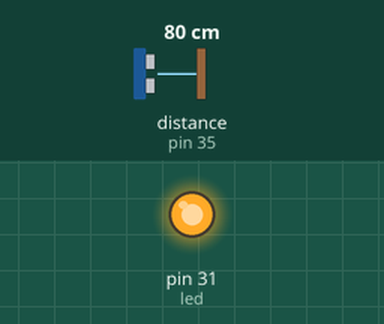
A program run on a simulated Raspberry Pi (header pin numbers). On the bench: output pins drawn as LEDs (lit = HIGH). Dashed ring = blinking. The test bench sets the inputs (shaded band); at power-on: distance to the obstacle (sensor on pin 35) 80 cm. The echo pulse lasts 58.3 µs per cm; threads take turns every 2 ms; the clock reads 2024-03-15 10:24:30 at power-on unless the program sets it; pins used as bus, display or sensor lines are not drawn; what the program prints to the terminal is not drawn.

Above: at 1.2 s.
1.3 s: distance to the obstacle (sensor on pin 35) set to 22 cm
4.3 s: distance to the obstacle (sensor on pin 35) set to 18 cm
5.8 s: distance to the obstacle (sensor on pin 35) set to 299 cm
7.3 s: distance to the obstacle (sensor on pin 35) set to 2 cm
At 8.16 s:
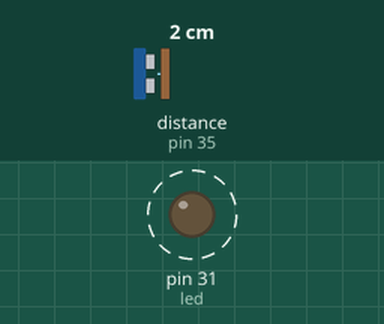
Timing chart, 0 to 11.3 s (numbered marks = the images above; inputs shaded):
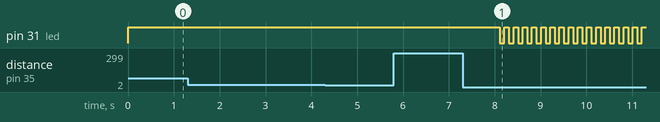

Measured:
- after the input at 1.3 s, every drawn part: stays the same
- after the input at 4.3 s, every drawn part: stays the same
- after the input at 5.8 s, every drawn part: stays the same
- after the input at 7.3 s, pin 31 (led): alternates HIGH for 0.10 s and LOW for 0.10 s, starting after 0.81 s

The program:

detect_len.py
```python
import RPi.GPIO as GPIO
import time
import threading

# 设置 GPIO 模式为 BOARD 模式
GPIO.setmode(GPIO.BOARD)

# 定义端口号
trig = 33
echo = 35
led = 31

# 设置输入和输出端口
GPIO.setup(trig, GPIO.OUT)
GPIO.setup(echo, GPIO.IN)
GPIO.setup(led, GPIO.OUT)  # 设置 LED 为输出端口

def blink_led():
    while True:
        # 读取共享的 blink_delay 值，调整 LED 的闪烁
        if 'blink_delay' in globals():
            delay = blink_delay
            if delay < 2:
                GPIO.output(led, True)  # 打开 LED
                time.sleep(delay)       # 等待指定时间
                GPIO.output(led, False) # 关闭 LED
                time.sleep(delay)       # 等待指定时间
            else:
                GPIO.output(led, True)  # 打开 LED
                time.sleep(delay)       # 如果延迟过长，保持打开状态

def measure_distance():
    global blink_delay  # 声明为全局变量
    while True:
        # 发送 10 微秒的高电平信号
        GPIO.output(trig, True)
        time.sleep(0.000015)
        GPIO.output(trig, False)

        # 等待回声信号
        while GPIO.input(echo) == 0:
            pulse_start = time.time()

        while GPIO.input(echo) == 1:
            pulse_end = time.time()

        # 计算脉冲持续时间
        pulse_duration = pulse_end - pulse_start

        # 声音在空气中的速度约为34300 cm/s，计算距离
        distance = pulse_duration * 17150  # 17150 = 34300 cm/s / 2
        distance = round(distance, 2)  # 四舍五入到两位小数
        print(f"测得距离: {distance} cm")

        # 根据距离调整 LED 的闪烁频率
        if distance <= 5:
            blink_delay = 0.1  # 小于等于 5 cm 时闪烁延迟为 0.1 秒
        elif distance >= 20:
            blink_delay = 2.0   # 大于等于 20 cm 时闪烁延迟为 2 秒
        else:
            blink_delay = (distance-5) / 15 * 1.9 + 0.1  # 其他情况保持原有计算

        print(f"闪烁延迟: {blink_delay:.2f} s")
        time.sleep(0.1)  # 每0.1秒测量一次

# 创建线程
blink_thread = threading.Thread(target=blink_led)  # 不再需要传递初始延迟
measure_thread = threading.Thread(target=measure_distance)

# 启动线程
blink_thread.start()
measure_thread.start()

try:
    while True:
        time.sleep(0.1)  # 主线程保持活跃
except KeyboardInterrupt:
    pass
finally:
    GPIO.cleanup()  # 清理 GPIO 设置
```
